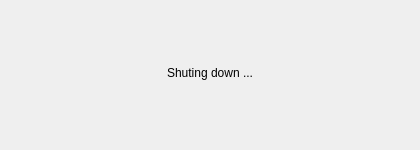
<?xml version="1.0" encoding="UTF-8"?>
<ui version="4.0">
 <class>ShutdownDialog</class>
 <widget class="QDialog" name="ShutdownDialog">
  <property name="geometry">
   <rect>
    <x>0</x>
    <y>0</y>
    <width>420</width>
    <height>150</height>
   </rect>
  </property>
  <property name="sizePolicy">
   <sizepolicy hsizetype="Fixed" vsizetype="Fixed">
    <horstretch>0</horstretch>
    <verstretch>0</verstretch>
   </sizepolicy>
  </property>
  <property name="minimumSize">
   <size>
    <width>420</width>
    <height>150</height>
   </size>
  </property>
  <property name="maximumSize">
   <size>
    <width>420</width>
    <height>150</height>
   </size>
  </property>
  <property name="baseSize">
   <size>
    <width>420</width>
    <height>150</height>
   </size>
  </property>
  <property name="windowTitle">
   <string>Shutdown</string>
  </property>
  <widget class="QLabel" name="lbMessage">
   <property name="geometry">
    <rect>
     <x>10</x>
     <y>60</y>
     <width>400</width>
     <height>25</height>
    </rect>
   </property>
   <property name="sizePolicy">
    <sizepolicy hsizetype="Fixed" vsizetype="Preferred">
     <horstretch>0</horstretch>
     <verstretch>0</verstretch>
    </sizepolicy>
   </property>
   <property name="minimumSize">
    <size>
     <width>400</width>
     <height>25</height>
    </size>
   </property>
   <property name="maximumSize">
    <size>
     <width>400</width>
     <height>25</height>
    </size>
   </property>
   <property name="baseSize">
    <size>
     <width>400</width>
     <height>25</height>
    </size>
   </property>
   <property name="text">
    <string>Shuting down ...</string>
   </property>
   <property name="alignment">
    <set>Qt::AlignCenter</set>
   </property>
  </widget>
 </widget>
 <resources/>
 <connections/>
</ui>
